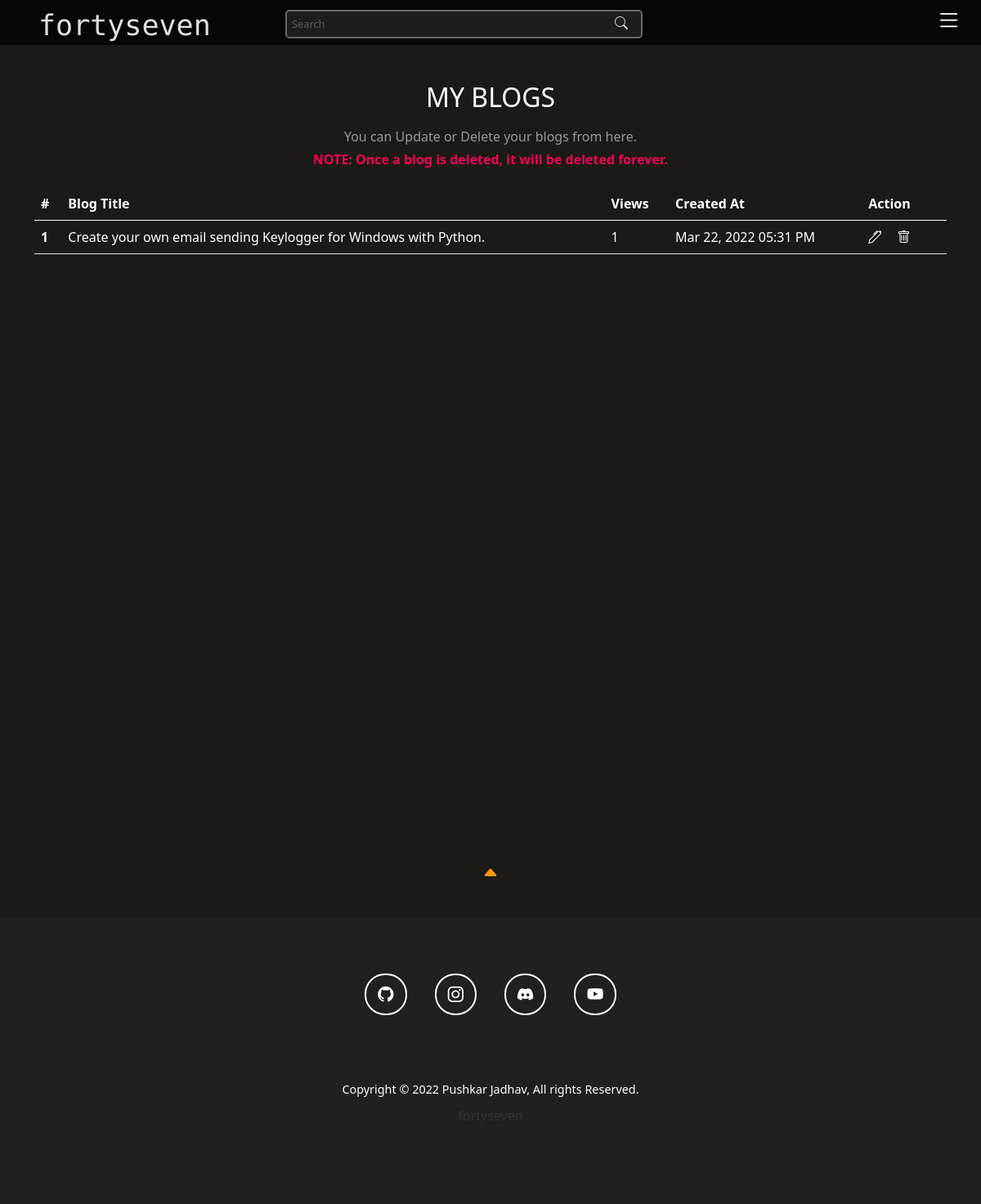
/my-blogs/ (signed in), run on an earlier commit of the app's database.
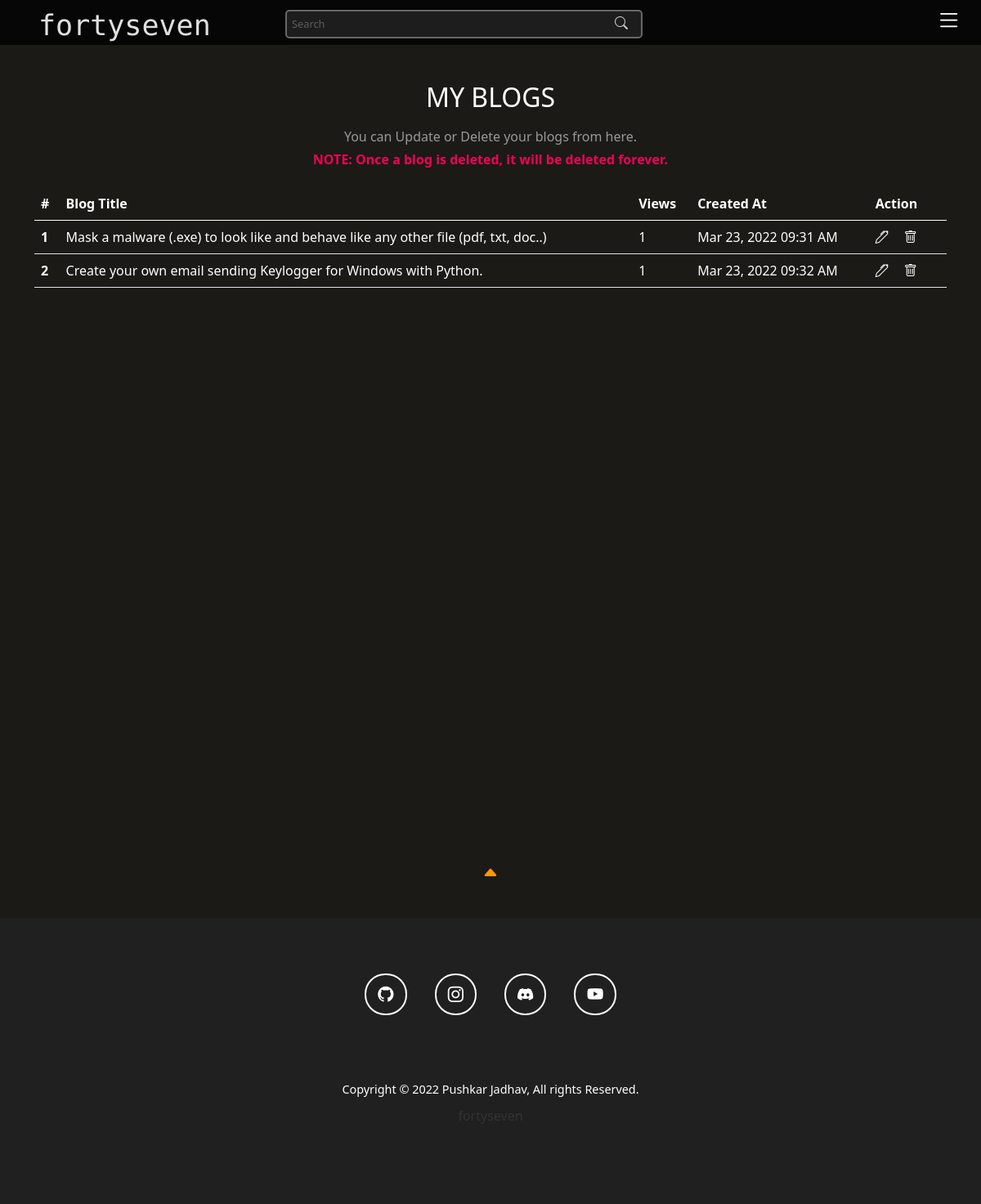
And on a later commit of the database.
### blogs/models.py (models this page shows, shortened)
class Blog(models.Model):
    title = models.CharField(max_length=1000)
    gist = models.CharField(max_length=1000)
    content = FroalaField()
    slug = models.SlugField(max_length=1000, null=True, blank=True)
    image = models.ImageField(upload_to='blogs')
    user = models.ForeignKey(User, blank=True , null=True , on_delete=models.CASCADE)
    created_at = models.DateTimeField(auto_now_add=True)
    upload_to = models.DateTimeField(auto_now=True)
    views = models.ManyToManyField(ViewsModel, related_name="post_views", blank=True)
    def total_views(self):
        return self.views.count()

### blogs/views.py (the view)
# urls.py: path('my-blogs/', views.my_blogs, name='my-blogs'),
def my_blogs(request):
    context = {}
    if not (request.user.is_authenticated):
        return redirect('/')
    else:
        try:
            blog_objs = Blog.objects.filter(user = request.user)
            context['blogs_obj'] = blog_objs
        except Exception as e:
            print(e)
        return render(request, 'my-blogs.html', context)

### template/my-blogs.html
{% extends "base.html" %}
{% block start %}
{% load static %}
<div class="container my-blogs-container">
  <div class="row my-blogs-head-row">
    <div class="col-lg-12 my-blogs-head">
        <h1>MY BLOGS</h1>
        <h6>You can Update or Delete your blogs from here.</h6>
        <h6><strong>NOTE: Once a blog is deleted, it will be deleted forever.</strong></h6>
    </div>
  </div>
  <div class="row my-blogs-row">
    <div class="col-lg-12 actual-table">
      <table class="table">
        <thead>
          <tr>
            <th scope="col">#</th>
            <th scope="col">Blog Title</th>
            <th scope="col">Views</th>
            <th scope="col">Created At</th>
            <th scope="col">Action</th>
          </tr>
        </thead>
        <tbody>
          {% for blog in blogs_obj %}
          <tr class="table-row">
            <th scope="row">{{forloop.counter}}</th>
            <td>{{blog.title}}</td>
            <td>{{blog.total_views}}</td>
            <td>{{blog.created_at|date:"M d, Y"}} {{blog.created_at|time:"h:i A"}}</td>
            <td>
              <a href="{%  url 'blogs:blog-update' blog.pk %}"><i class="bi bi-pen hover-color"></i></a>
              <a href="{% url 'blogs:blog-delete' blog.id %}"><i class="bi bi-trash hover-color"></i></a>
            </td>
          </tr>
          {% endfor %}
        </tbody>
      </table>
    </div>
  </div>
</div>
{% endblock %}

What changed in the data, as far as the page shows it:
removed Blog: title "Create your own email sending Keylogger for Windows with Python.", total_views "1", created_at "Mar 22, 2022", created_at "05:31 PM"
added Blog: title "Mask a malware (.exe) to look like and behave like any other file (pdf, txt, doc..)", total_views "1", created_at "Mar 23, 2022", created_at "09:31 AM"
added Blog: title "Create your own email sending Keylogger for Windows with Python.", total_views "1", created_at "Mar 23, 2022", created_at "09:32 AM"
